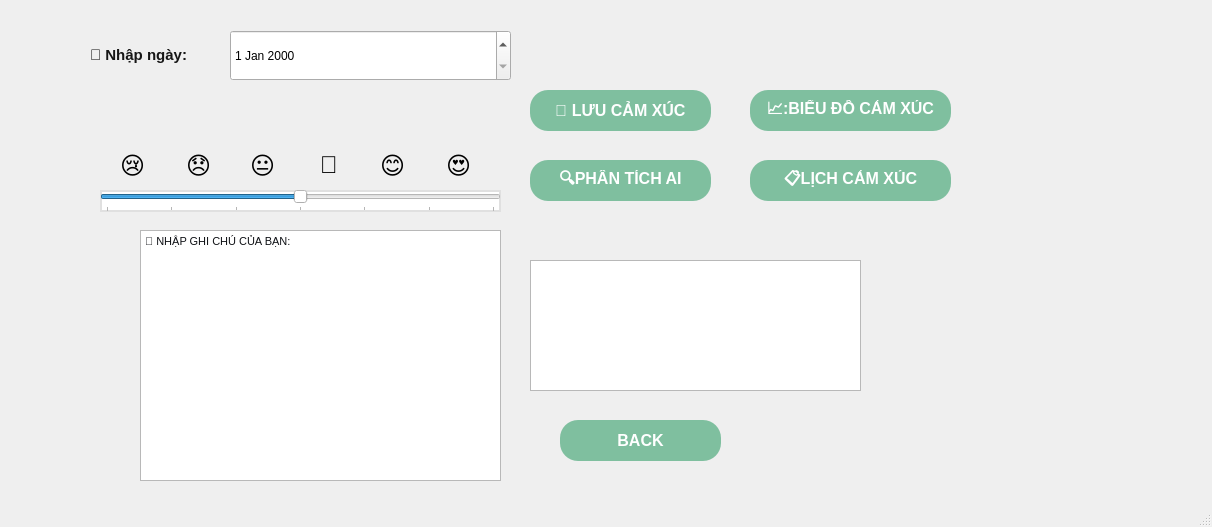
<?xml version="1.0" encoding="UTF-8"?>
<ui version="4.0">
 <class>NhatKyCamXuc</class>
 <widget class="QMainWindow" name="NhatKyCamXuc">
  <property name="geometry">
   <rect>
    <x>0</x>
    <y>0</y>
    <width>1212</width>
    <height>527</height>
   </rect>
  </property>
  <property name="windowTitle">
   <string>MainWindow</string>
  </property>
  <property name="styleSheet">
   <string notr="true">
QPushButton {
    background-color: #7FBF9F;   /* xanh nhạt */
    color: white;                /* chữ trắng */
    border-radius: 22px;         /* bo tròn */
    font-size: 20px;
    font-weight: bold;
    padding: 10px;
    border: none;
}

QPushButton:hover {
    background-color: #5FA382;   /* xanh đậm khi rê chuột */
}

QPushButton:pressed {
    background-color: #4E8C70;   /* xanh đậm hơn khi bấm */
}</string>
  </property>
  <widget class="QWidget" name="centralwidget">
   <widget class="QLabel" name="lblDate">
    <property name="geometry">
     <rect>
      <x>600</x>
      <y>230</y>
      <width>311</width>
      <height>41</height>
     </rect>
    </property>
    <property name="text">
     <string/>
    </property>
   </widget>
   <widget class="QSlider" name="progressBar_emotion">
    <property name="geometry">
     <rect>
      <x>100</x>
      <y>190</y>
      <width>401</width>
      <height>22</height>
     </rect>
    </property>
    <property name="styleSheet">
     <string notr="true">#progressBar_emotion {
    border: 2px solid #E0E0E0;
    border-radius: 20px;
    background-color: white;
    height: 35px;
    text-align: center;
    font-family: &quot;Avenir Next&quot;, Arial, sans-serif;
    font-size: 16px;
    font-weight: bold;
    color: #333333;
}

#progressBar_emotion::chunk {
    background-color: #7FBF9F;
    border-radius: 18px;
    margin: 2px;
}
#progressBar_emotion {
    border: 2px solid #E0E0E0;
    border-radius: 20px;
    background-color: white;
    height: 35px;
    text-align: center;
    font-family: &quot;Avenir Next&quot;, Arial, sans-serif;
    font-size: 16px;
    font-weight: bold;
    color: #333333;
}

#progressBar_emotion::chunk {
    background-color: #7FBF9F;
    border-radius: 18px;
    margin: 2px;
}
 </string>
    </property>
    <property name="maximum">
     <number>6</number>
    </property>
    <property name="value">
     <number>3</number>
    </property>
    <property name="sliderPosition">
     <number>3</number>
    </property>
    <property name="orientation">
     <enum>Qt::Horizontal</enum>
    </property>
    <property name="tickPosition">
     <enum>QSlider::TicksBelow</enum>
    </property>
    <property name="tickInterval">
     <number>1</number>
    </property>
   </widget>
   <widget class="QTextEdit" name="txtNote">
    <property name="geometry">
     <rect>
      <x>140</x>
      <y>230</y>
      <width>361</width>
      <height>251</height>
     </rect>
    </property>
    <property name="html">
     <string>&lt;!DOCTYPE HTML PUBLIC &quot;-//W3C//DTD HTML 4.0//EN&quot; &quot;http://www.w3.org/TR/REC-html40/strict.dtd&quot;&gt;
&lt;html&gt;&lt;head&gt;&lt;meta name=&quot;qrichtext&quot; content=&quot;1&quot; /&gt;&lt;style type=&quot;text/css&quot;&gt;
p, li { white-space: pre-wrap; }
&lt;/style&gt;&lt;/head&gt;&lt;body style=&quot; font-family:'MS Shell Dlg 2'; font-size:8.25pt; font-weight:400; font-style:normal;&quot;&gt;
&lt;p style=&quot; margin-top:0px; margin-bottom:0px; margin-left:0px; margin-right:0px; -qt-block-indent:0; text-indent:0px;&quot;&gt;&lt;span style=&quot; font-family:'Courier New'; font-size:8pt; color:#0f1115;&quot;&gt;📝 NHẬP GHI CHÚ CỦA BẠN:&lt;/span&gt;&lt;/p&gt;&lt;/body&gt;&lt;/html&gt;</string>
    </property>
   </widget>
   <widget class="QPushButton" name="btnSave">
    <property name="geometry">
     <rect>
      <x>530</x>
      <y>90</y>
      <width>181</width>
      <height>41</height>
     </rect>
    </property>
    <property name="styleSheet">
     <string notr="true">
       QPushButton {
    background-color: #7FBF9F;   /* xanh nhạt */
    color: white;                /* chữ trắng */
    border-radius: 18px;         /* bo tròn */
    font-size: 16px;
    font-weight: bold;
    padding: 10px;
    border: none;
}

QPushButton:hover {
    background-color: #5FA382;   /* xanh đậm khi rê chuột */
}

QPushButton:pressed {
    background-color: #4E8C70;   /* xanh đậm hơn khi bấm */
}</string>
    </property>
    <property name="text">
     <string>💾 LƯU CẢM XÚC</string>
    </property>
   </widget>
   <widget class="QPushButton" name="btnToPage3">
    <property name="geometry">
     <rect>
      <x>750</x>
      <y>90</y>
      <width>201</width>
      <height>41</height>
     </rect>
    </property>
    <property name="styleSheet">
     <string notr="true">   QPushButton {
    background-color: #7FBF9F;   /* xanh nhạt */
    color: white;                /* chữ trắng */
    border-radius: 18px;         /* bo tròn */
    font-size: 16px;
    font-weight: bold;
    padding: 10px;
    border: none;
}

QPushButton:hover {
    background-color: #5FA382;   /* xanh đậm khi rê chuột */
}

QPushButton:pressed {
    background-color: #4E8C70;   /* xanh đậm hơn khi bấm */
}</string>
    </property>
    <property name="text">
     <string>📈:BIỂU ĐỒ CẢM XÚC</string>
    </property>
   </widget>
   <widget class="QPushButton" name="btnToPage4">
    <property name="geometry">
     <rect>
      <x>530</x>
      <y>160</y>
      <width>181</width>
      <height>41</height>
     </rect>
    </property>
    <property name="styleSheet">
     <string notr="true">   QPushButton {
    background-color: #7FBF9F;   /* xanh nhạt */
    color: white;                /* chữ trắng */
    border-radius: 18px;         /* bo tròn */
    font-size: 16px;
    font-weight: bold;
    padding: 10px;
    border: none;
}

QPushButton:hover {
    background-color: #5FA382;   /* xanh đậm khi rê chuột */
}

QPushButton:pressed {
    background-color: #4E8C70;   /* xanh đậm hơn khi bấm */
}</string>
    </property>
    <property name="text">
     <string>🔍PHÂN TÍCH AI</string>
    </property>
   </widget>
   <widget class="QPushButton" name="btnToPage2">
    <property name="geometry">
     <rect>
      <x>750</x>
      <y>160</y>
      <width>201</width>
      <height>41</height>
     </rect>
    </property>
    <property name="styleSheet">
     <string notr="true">   QPushButton {
    background-color: #7FBF9F;   /* xanh nhạt */
    color: white;                /* chữ trắng */
    border-radius: 18px;         /* bo tròn */
    font-size: 16px;
    font-weight: bold;
    padding: 10px;
    border: none;
}

QPushButton:hover {
    background-color: #5FA382;   /* xanh đậm khi rê chuột */
}

QPushButton:pressed {
    background-color: #4E8C70;   /* xanh đậm hơn khi bấm */
}</string>
    </property>
    <property name="text">
     <string>📋LỊCH CẢM XÚC</string>
    </property>
   </widget>
   <widget class="QPushButton" name="Back">
    <property name="geometry">
     <rect>
      <x>560</x>
      <y>420</y>
      <width>161</width>
      <height>41</height>
     </rect>
    </property>
    <property name="styleSheet">
     <string notr="true">   QPushButton {
    background-color: #7FBF9F;   /* xanh nhạt */
    color: white;                /* chữ trắng */
    border-radius: 18px;         /* bo tròn */
    font-size: 16px;
    font-weight: bold;
    padding: 10px;
    border: none;
}

QPushButton:hover {
    background-color: #5FA382;   /* xanh đậm khi rê chuột */
}

QPushButton:pressed {
    background-color: #4E8C70;   /* xanh đậm hơn khi bấm */
}</string>
    </property>
    <property name="text">
     <string>BACK</string>
    </property>
   </widget>
   <widget class="QLabel" name="label">
    <property name="geometry">
     <rect>
      <x>90</x>
      <y>40</y>
      <width>131</width>
      <height>31</height>
     </rect>
    </property>
    <property name="styleSheet">
     <string notr="true">QLabel#ngayLabel, 
QLabel[text=&quot;Nhập ngày:&quot;],
QLabel:contains(&quot;Nhập ngày&quot;) {
    background-color: #0066cc !important;  /* màu xanh */
    color: white !important;                /* chữ trắng */
    font-family: &quot;Avenir Next&quot;, Arial, sans-serif !important;
    border-radius: 18px !important;         /* bo tròn */
    font-size: 16px !important;
    font-weight: bold !important;
    padding: 10px !important;
    border: none !important;
}

</string>
    </property>
    <property name="text">
     <string>&lt;html&gt;&lt;head/&gt;&lt;body&gt;&lt;p&gt;&lt;span style=&quot; font-size:11pt; font-weight:600; color:#161616;&quot;&gt;📅 Nhập ngày:&lt;/span&gt;&lt;/p&gt;&lt;/body&gt;&lt;/html&gt;</string>
    </property>
    <property name="textFormat">
     <enum>Qt::AutoText</enum>
    </property>
   </widget>
   <widget class="QDateEdit" name="dateEdit">
    <property name="geometry">
     <rect>
      <x>230</x>
      <y>30</y>
      <width>281</width>
      <height>51</height>
     </rect>
    </property>
   </widget>
   <widget class="QTextEdit" name="textEdit">
    <property name="geometry">
     <rect>
      <x>530</x>
      <y>260</y>
      <width>331</width>
      <height>131</height>
     </rect>
    </property>
   </widget>
   <widget class="QLabel" name="label_2">
    <property name="geometry">
     <rect>
      <x>120</x>
      <y>140</y>
      <width>51</width>
      <height>51</height>
     </rect>
    </property>
    <property name="text">
     <string>&lt;html&gt;&lt;head/&gt;&lt;body&gt;&lt;p&gt;&lt;span style=&quot; font-size:18pt;&quot;&gt;😢&lt;/span&gt;&lt;/p&gt;&lt;/body&gt;&lt;/html&gt;</string>
    </property>
   </widget>
   <widget class="QLabel" name="label_3">
    <property name="geometry">
     <rect>
      <x>186</x>
      <y>150</y>
      <width>51</width>
      <height>31</height>
     </rect>
    </property>
    <property name="text">
     <string>&lt;html&gt;&lt;head/&gt;&lt;body&gt;&lt;p&gt;&lt;span style=&quot; font-size:18pt;&quot;&gt;😞&lt;/span&gt;&lt;/p&gt;&lt;/body&gt;&lt;/html&gt;</string>
    </property>
   </widget>
   <widget class="QLabel" name="label_4">
    <property name="geometry">
     <rect>
      <x>250</x>
      <y>150</y>
      <width>47</width>
      <height>31</height>
     </rect>
    </property>
    <property name="text">
     <string>&lt;html&gt;&lt;head/&gt;&lt;body&gt;&lt;p&gt;&lt;span style=&quot; font-size:18pt;&quot;&gt;😐&lt;/span&gt;&lt;/p&gt;&lt;/body&gt;&lt;/html&gt;</string>
    </property>
   </widget>
   <widget class="QLabel" name="label_5">
    <property name="geometry">
     <rect>
      <x>320</x>
      <y>150</y>
      <width>47</width>
      <height>31</height>
     </rect>
    </property>
    <property name="text">
     <string>&lt;html&gt;&lt;head/&gt;&lt;body&gt;&lt;p&gt;&lt;span style=&quot; font-size:18pt;&quot;&gt;🙂&lt;/span&gt;&lt;/p&gt;&lt;/body&gt;&lt;/html&gt;</string>
    </property>
   </widget>
   <widget class="QLabel" name="label_6">
    <property name="geometry">
     <rect>
      <x>380</x>
      <y>140</y>
      <width>61</width>
      <height>51</height>
     </rect>
    </property>
    <property name="text">
     <string>&lt;html&gt;&lt;head/&gt;&lt;body&gt;&lt;p&gt;&lt;span style=&quot; font-size:18pt;&quot;&gt;😊&lt;/span&gt;&lt;/p&gt;&lt;/body&gt;&lt;/html&gt;</string>
    </property>
   </widget>
   <widget class="QLabel" name="label_7">
    <property name="geometry">
     <rect>
      <x>446</x>
      <y>140</y>
      <width>51</width>
      <height>51</height>
     </rect>
    </property>
    <property name="text">
     <string>&lt;html&gt;&lt;head/&gt;&lt;body&gt;&lt;p&gt;&lt;span style=&quot; font-size:18pt;&quot;&gt;😍&lt;/span&gt;&lt;/p&gt;&lt;/body&gt;&lt;/html&gt;</string>
    </property>
   </widget>
  </widget>
  <widget class="QMenuBar" name="menubar">
   <property name="geometry">
    <rect>
     <x>0</x>
     <y>0</y>
     <width>1212</width>
     <height>21</height>
    </rect>
   </property>
  </widget>
  <widget class="QStatusBar" name="statusbar"/>
 </widget>
 <resources>
  <include location="../../Pictures/Screenshots/m.qrc"/>
 </resources>
 <connections/>
</ui>
